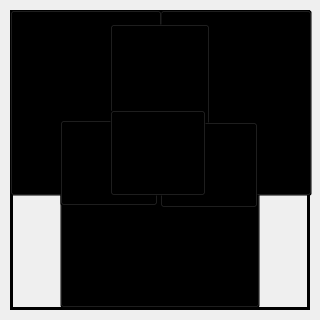
<?xml version="1.0" encoding="UTF-8"?>
<ui version="4.0">
 <class>conjuntos</class>
 <widget class="QWidget" name="conjuntos">
  <property name="geometry">
   <rect>
    <x>0</x>
    <y>0</y>
    <width>320</width>
    <height>320</height>
   </rect>
  </property>
  <property name="windowTitle">
   <string>Form</string>
  </property>
  <property name="styleSheet">
   <string notr="true"/>
  </property>
  <widget class="QPushButton" name="con1">
   <property name="geometry">
    <rect>
     <x>10</x>
     <y>10</y>
     <width>152</width>
     <height>186</height>
    </rect>
   </property>
   <property name="styleSheet">
    <string notr="true">border-image: url(:/Conjuntos/1N.png);
background: transparent;</string>
   </property>
   <property name="text">
    <string/>
   </property>
  </widget>
  <widget class="QPushButton" name="con2">
   <property name="geometry">
    <rect>
     <x>110</x>
     <y>24</y>
     <width>100</width>
     <height>102</height>
    </rect>
   </property>
   <property name="styleSheet">
    <string notr="true">border-image: url(:/Conjuntos/2N.png);
background: transparent;</string>
   </property>
   <property name="text">
    <string/>
   </property>
  </widget>
  <widget class="QPushButton" name="con3">
   <property name="geometry">
    <rect>
     <x>160</x>
     <y>10</y>
     <width>152</width>
     <height>186</height>
    </rect>
   </property>
   <property name="styleSheet">
    <string notr="true">border-image: url(:/Conjuntos/3N.png);
background: transparent;</string>
   </property>
   <property name="text">
    <string/>
   </property>
  </widget>
  <widget class="QPushButton" name="con4">
   <property name="geometry">
    <rect>
     <x>60</x>
     <y>120</y>
     <width>98</width>
     <height>86</height>
    </rect>
   </property>
   <property name="styleSheet">
    <string notr="true">border-image: url(:/Conjuntos/4N.png);
background: transparent;</string>
   </property>
   <property name="text">
    <string/>
   </property>
  </widget>
  <widget class="QPushButton" name="con5">
   <property name="geometry">
    <rect>
     <x>110</x>
     <y>110</y>
     <width>96</width>
     <height>86</height>
    </rect>
   </property>
   <property name="styleSheet">
    <string notr="true">border-image: url(:/Conjuntos/5N.png);
background: transparent;</string>
   </property>
   <property name="text">
    <string/>
   </property>
  </widget>
  <widget class="QPushButton" name="con6">
   <property name="geometry">
    <rect>
     <x>160</x>
     <y>122</y>
     <width>98</width>
     <height>86</height>
    </rect>
   </property>
   <property name="styleSheet">
    <string notr="true">border-image: url(:/Conjuntos/6N.png);
background: transparent;</string>
   </property>
   <property name="text">
    <string/>
   </property>
  </widget>
  <widget class="QPushButton" name="con7">
   <property name="geometry">
    <rect>
     <x>60</x>
     <y>190</y>
     <width>200</width>
     <height>118</height>
    </rect>
   </property>
   <property name="styleSheet">
    <string notr="true">border-image: url(:/Conjuntos/7N.png);
background: transparent;</string>
   </property>
   <property name="text">
    <string/>
   </property>
  </widget>
  <widget class="QPushButton" name="con8">
   <property name="geometry">
    <rect>
     <x>10</x>
     <y>10</y>
     <width>300</width>
     <height>300</height>
    </rect>
   </property>
   <property name="styleSheet">
    <string notr="true">border: 3px solid black;
border-image: url(:/Conjuntos/8N.png);
background: transparent;</string>
   </property>
   <property name="text">
    <string/>
   </property>
  </widget>
  <zorder>con8</zorder>
  <zorder>con7</zorder>
  <zorder>con3</zorder>
  <zorder>con1</zorder>
  <zorder>con2</zorder>
  <zorder>con4</zorder>
  <zorder>con6</zorder>
  <zorder>con5</zorder>
 </widget>
 <resources/>
 <connections/>
</ui>
